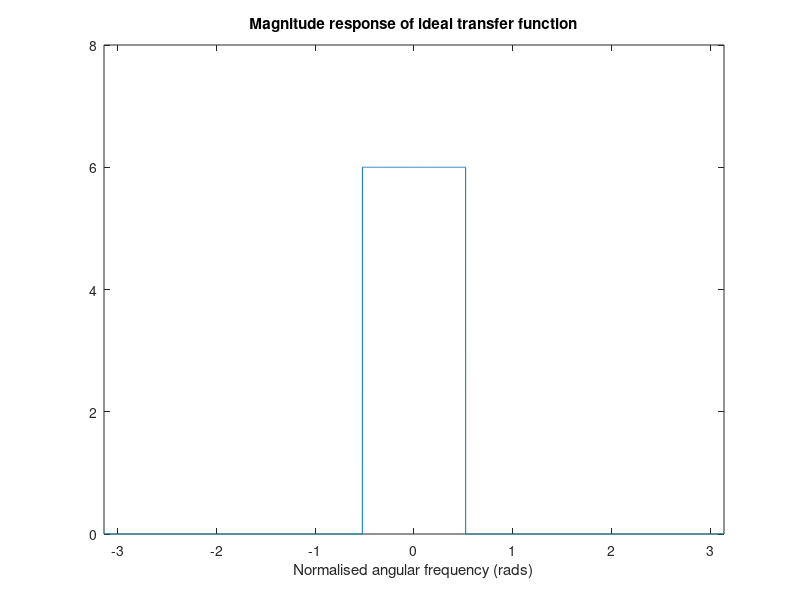
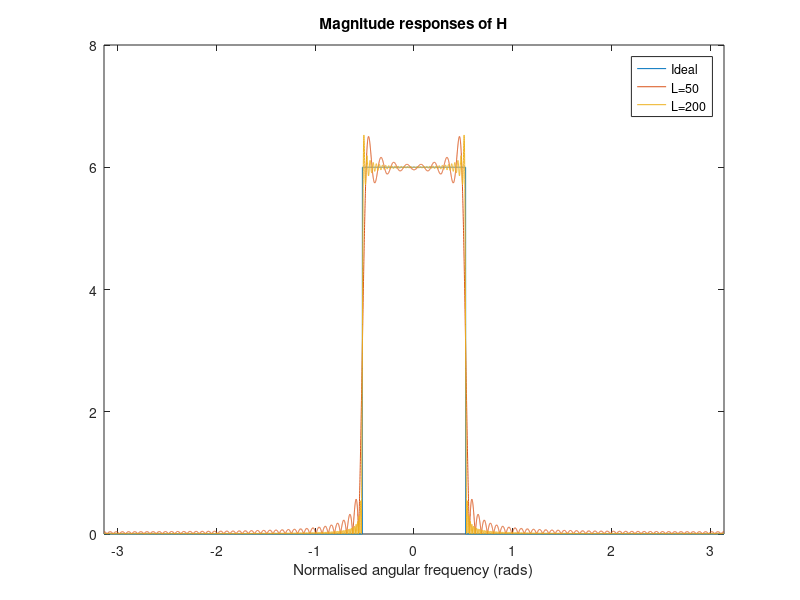
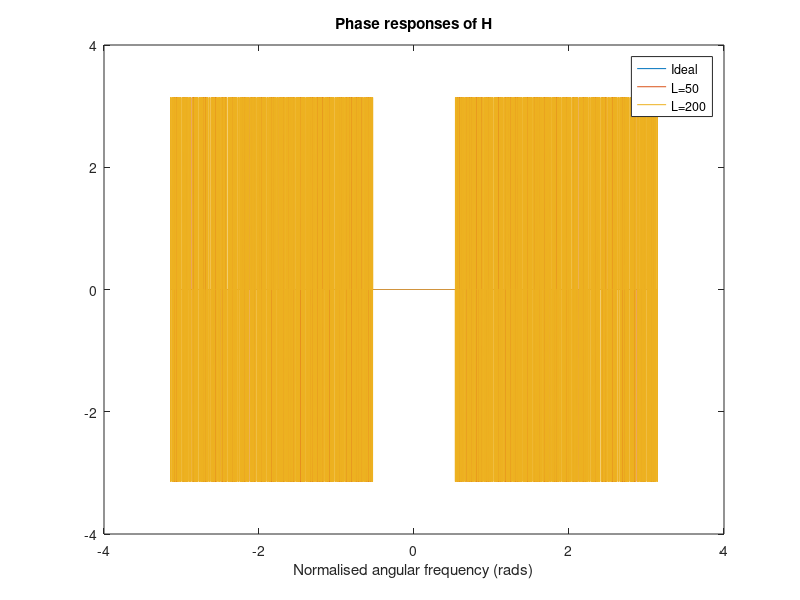
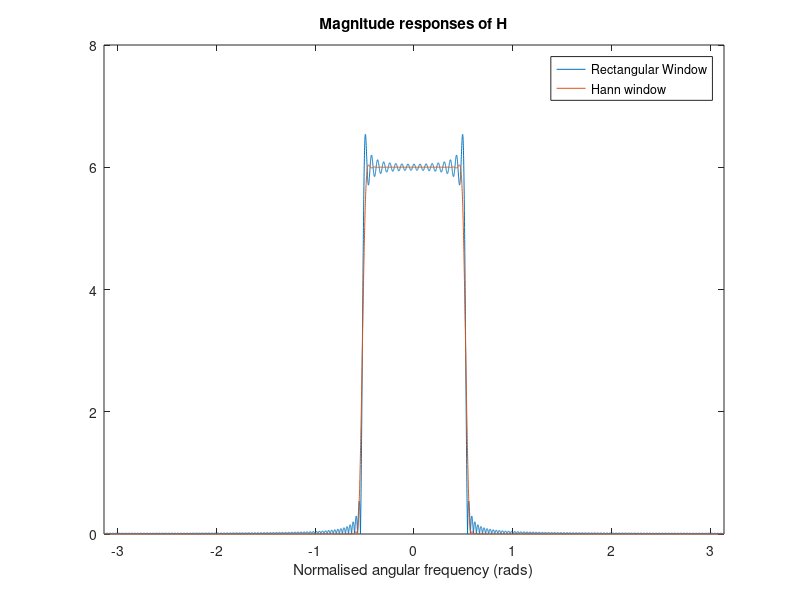

MATLAB code to generate these figures, in order:
%% Lab 3 Q2 Solutions
% Written by Antoni Dimitriadis.

%% Q2a
% The filter is linear and time invariant, but not causal (since the impulse
% response has non zero values with n < 0)

%% Q2b
% The transfer function in frequency domain is H(w) = 6*rect(3/pi*w)
% This can be computed from the z transform tables and the time scaling
% property of the DTFT.

%% Q2c

clear variables
close all

w = linspace(-pi,pi,10000);
rect = @(x) (abs(x) < 1/2);
H = 6*rect(3/pi*w);

figure;
plot(w,abs(H));
axis([-pi pi 0 8]);
title("Magnitude response of ideal transfer function");
xlabel("Normalised angular frequency (rads)");

%% Q2d

% (i)
L = 50;
n = -L:L;
FT = exp(-1j*w'*n);
h1 = sinc(n/6);
H1 = FT*h1';

figure;
plot(w,abs(H));
hold on;
plot(w,abs(H1));

L = 200;
n = -L:L;
FT = exp(-1j*w'*n);
h2 = sinc(n/6);
H2 = FT*h2';

hold on;
plot(w,abs(H2));
axis([-pi pi 0 8]);
title("Magnitude responses of H");
xlabel("Normalised angular frequency (rads)");
legend("Ideal","L=50","L=200");

% There are a lot of ripples in the pass and stop band, and the transition
% band widens. It is clear from comparing the L=50 and L=200 lines that 
% larger L gives less ripples and a narrower transition band.

% (ii)
figure;
plot(w,angle(H));
hold on;
plot(w,angle(H1));
hold on;
plot(w,angle(H2));
title("Phase responses of H");
xlabel("Normalised angular frequency (rads)");
legend("Ideal","L=50","L=200");

% The filter is 0 phase as it is symmetric (ignoring the errors due to
% matlab precision). All the filters have the same phase plot.

% (iii)

% In order for it to be realisable it must be causal and so we require a
% shift of L samples in time domain, this would result in a group delay of
% L samples.


%% Q2e
% We plot the result for L = 100

L = 100;
n = -L:L;
FT = exp(-1j*w'*n);
h3 = sinc(n/6);
H3 = FT*h3';
h4 = h3.*hanning(length(n))';
H4 = FT*h4';

figure;
plot(w,abs(H3));
hold on;
plot(w,abs(H4));
axis([-pi pi 0 8]);
title("Magnitude responses of H");
xlabel("Normalised angular frequency (rads)");
legend("Rectangular Window","Hann window");

% You can very visibly see the trade-off in using a hanning window. The
% ripples are almost completely gone (as the hanning window has very low
% side lobes in the frequency domain), but the transition band has widened
% which is a result of the wider central lobe of the hanning window's
% frequency response when compared to the sinc.